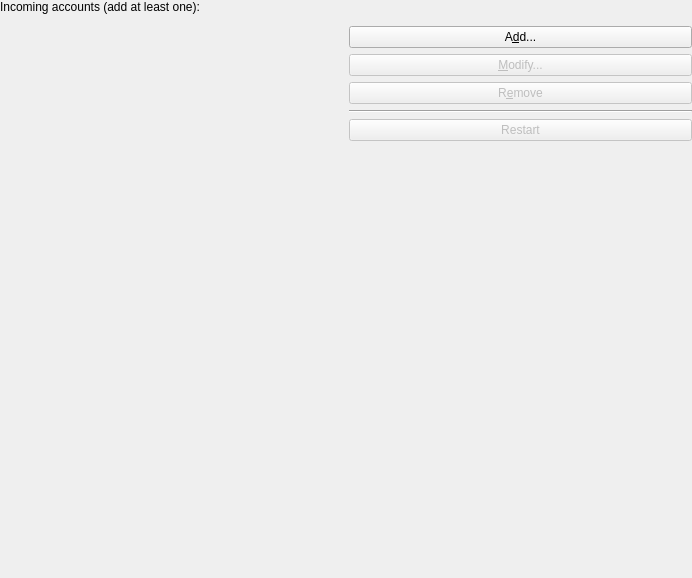
<?xml version="1.0" encoding="UTF-8"?>
<ui version="4.0">
 <class>ManageAccountWidget</class>
 <widget class="QWidget" name="ManageAccountWidget">
  <property name="geometry">
   <rect>
    <x>0</x>
    <y>0</y>
    <width>692</width>
    <height>578</height>
   </rect>
  </property>
  <layout class="QVBoxLayout" name="verticalLayout_3">
   <item>
    <layout class="QVBoxLayout" name="vlay">
     <item>
      <widget class="QLabel" name="label">
       <property name="text">
        <string>Incoming accounts (add at least one):</string>
       </property>
      </widget>
     </item>
     <item>
      <widget class="KFilterProxySearchLine" name="mFilterAccount"/>
     </item>
     <item>
      <layout class="QHBoxLayout" name="hlay">
       <item>
        <widget class="Akonadi::AgentInstanceWidget" name="mAccountList"/>
       </item>
       <item>
        <layout class="QVBoxLayout" name="btn_vlay">
         <item>
          <widget class="QPushButton" name="mAddAccountButton">
           <property name="text">
            <string>A&amp;dd...</string>
           </property>
          </widget>
         </item>
         <item>
          <widget class="QPushButton" name="mModifyAccountButton">
           <property name="enabled">
            <bool>false</bool>
           </property>
           <property name="text">
            <string>&amp;Modify...</string>
           </property>
          </widget>
         </item>
         <item>
          <widget class="QPushButton" name="mRemoveAccountButton">
           <property name="enabled">
            <bool>false</bool>
           </property>
           <property name="text">
            <string>R&amp;emove</string>
           </property>
          </widget>
         </item>
         <item>
          <widget class="Line" name="line">
           <property name="orientation">
            <enum>Qt::Horizontal</enum>
           </property>
          </widget>
         </item>
         <item>
          <widget class="QPushButton" name="mRestartAccountButton">
           <property name="enabled">
            <bool>false</bool>
           </property>
           <property name="text">
            <string>Restart</string>
           </property>
          </widget>
         </item>
         <item>
          <spacer name="verticalSpacer">
           <property name="orientation">
            <enum>Qt::Vertical</enum>
           </property>
           <property name="sizeHint" stdset="0">
            <size>
             <width>20</width>
             <height>40</height>
            </size>
           </property>
          </spacer>
         </item>
        </layout>
       </item>
      </layout>
     </item>
    </layout>
   </item>
  </layout>
 </widget>
 <layoutdefault spacing="6" margin="0"/>
 <customwidgets>
  <customwidget>
   <class>KFilterProxySearchLine</class>
   <extends>QWidget</extends>
   <header>kfilterproxysearchline.h</header>
  </customwidget>
  <customwidget>
   <class>Akonadi::AgentInstanceWidget</class>
   <extends>QWidget</extends>
   <header>agentinstancewidget.h</header>
  </customwidget>
 </customwidgets>
 <resources/>
 <connections/>
</ui>
